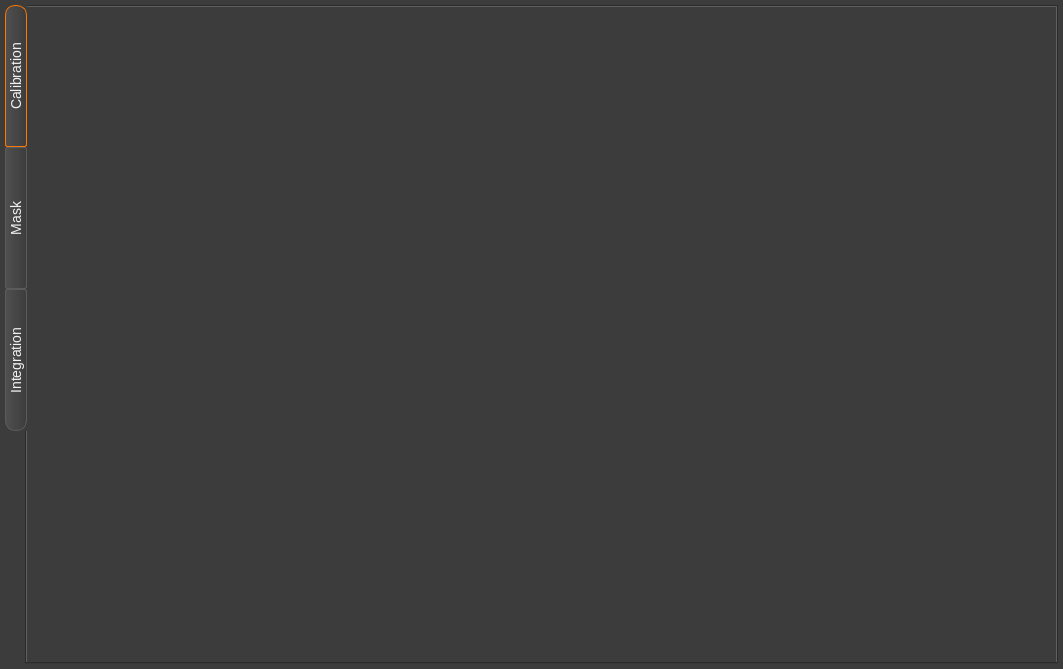
<?xml version="1.0" encoding="UTF-8"?>
<ui version="4.0">
 <class>mainView</class>
 <widget class="QWidget" name="mainView">
  <property name="geometry">
   <rect>
    <x>0</x>
    <y>0</y>
    <width>1063</width>
    <height>669</height>
   </rect>
  </property>
  <property name="windowTitle">
   <string>Form</string>
  </property>
  <property name="styleSheet">
   <string notr="true">#mainView, #calibration_tab, #mask_tab, #integration_tab {  
     background: #3C3C3C;      
	border: 5px solid #3C3C3C;
 }  

QTabWidget::tab-bar{ 
	alignment: center;
}

QWidget{
	color: #F1F1F1;
}


QTabBar::tab:left, QTabBar::tab:right {  
     background: qlineargradient(spread:pad, x1:1, y1:0, x2:0, y2:0, stop:0 #3C3C3C, stop:1 #505050);
     border: 1px solid  #5B5B5B;  
	font: normal 14px;
	color: #F1F1F1;
     border-radius:2px;
	
    padding: 0px;
     width: 20px;  
    min-height:140px;
 }  


QTabBar::tab::top, QTabBar::tab::bottom {  
     background: qlineargradient(spread:pad, x1:0, y1:1, x2:0, y2:0, stop:0 #3C3C3C, stop:1 #505050);
     border: 1px solid  #5B5B5B;  
	border-right: 0px solid white;
	  color: #F1F1F1; 
    font: normal 11px;
     border-radius:2px;
     min-width: 65px;  
    height: 19px;
    padding: 0px;
     margin-top: 1px ;
	margin-right: 1px;
 }  
QTabBar::tab::left:last, QTabBar::tab::right:last{
    border-bottom-left-radius: 10px;
    border-bottom-right-radius: 10px;
}
QTabBar::tab:left:first, QTabBar::tab:right:first{
    border-top-left-radius: 10px;
    border-top-right-radius: 10px;
}

QTabWidget, QTabWidget::tab-bar,  QTabWidget::panel, QWidget{  
     background: #3C3C3C;      
 }  

QTabWidget::tab-bar {
	alignment: center;
}

 QTabBar::tab:hover {  
     border: 1px solid #ADADAD;  
 }  
   
 QTabBar:tab:selected{  

	background: qlineargradient(
        x1: 0, y1: 1, 
        x2: 0, y2: 0,
        stop: 0 #727272, 
        stop: 1 #444444
    );
     border:1px solid  rgb(255, 120,00);/*#ADADAD; */ 
}

QTabBar::tab:bottom:last, QTabBar::tab:top:last{
    border-top-right-radius: 10px;
    border-bottom-right-radius: 10px;
}
QTabBar::tab:bottom:first, QTabBar::tab:top:first{
    border-top-left-radius: 10px;
    border-bottom-left-radius: 10px;
}
 QTabBar::tab:top:!selected {  
    margin-top: 1px;
    padding-top:1px;
 }  
QTabBar::tab:bottom:!selected{
	margin-bottom: 1px;
    padding-bottom:1px;
}

QGraphicsView {
	border-style: none;
}

 QLabel , QCheckBox, QGroupBox, QRadioButton, QListWidget::item, QPushButton, QToolBox::tab, QSpinBox, QDoubleSpinBox , QComboBox{  
     color: #F1F1F1; 
    font-size: 12px;
 }  
 QCheckBox{  
     border-radius: 5px;  
 }  
 QRadioButton, QCheckBox {  
     font-weight: normal;  
	height: 15px;
 }  
 
 QLineEdit  {  
     border-radius: 2px;  
     background: #F1F1F1;  
     color: black;  
	height: 18 px;
 }  

QLineEdit::focus{
	border-style: none;
     border-radius: 2px;  
     background: #F1F1F1;  
     color: black;  
}

QLineEdit:disabled, QSpinBox:disabled, QDoubleSpinBox:disabled{
	color:rgb(148, 148, 148)
}
QSpinBox, QDoubleSpinBox {
	background-color:  #F1F1F1;	
	color: black;
	margin-left: -15px;
	margin-right: -2px;
	height: 30px;
}

QComboBox QAbstractItemView{
	background: #2D2D30;
	color: #F1F1F1;
	selection-background-color: rgba(221, 124, 40, 120);
	border-radius: 5px;

}

QComboBox:!editable {
    margin-left: 1px;
    padding-left: 10px;
    height: 23px;
    background-color: #3C3C3C;
}

QComboBox::item{
    background-color: #3C3C3C;
}

QComboBox::item::selected {
    background-color: #505050;
}
QToolBox::tab:QToolButton{
    background: qlineargradient(spread:pad, x1:0, y1:1, x2:0, y2:0, stop:0 #3C3C3C, stop:1 #505050);
     border: 1px solid  #5B5B5B;  

     border-radius:2px;
     padding-right: 10px;  
    
      color: #F1F1F1; 
    font-size: 12px;
    padding: 3px;
}
QToolBox::tab:QToolButton{
    background: qlineargradient(spread:pad, x1:0, y1:1, x2:0, y2:0, stop:0 #3C3C3C, stop:1 #505050);
     border: 1px solid  #5B5B5B;  

     border-radius:2px;
     padding-right: 10px;  
    
      color: #F1F1F1; 
    font-size: 12px;
    padding: 3px;
}
  
QPushButton{  
	 color: #F1F1F1;
     background: qlineargradient(spread:pad, x1:0, y1:0, x2:0, y2:1, stop:0 #323232, stop:1 #505050);
     border: 1px solid #5B5B5B;
     border-radius: 5px; 
     padding-left: 8px;
height: 18px;
    padding-right: 8px;   
 }  
QPushButton:pressed{
		margin-top: 2px;
		margin-left: 2px;	
}
QPushButton::disabled{
}

QPushButton::hover{  
     border:1px solid #ADADAD; 
 }  
 

QPushButton::checked{
	background: qlineargradient(
        x1: 0, y1: 1, 
        x2: 0, y2: 0,
        stop: 0 #727272, 
        stop: 1 #444444
    );
     border:1px solid  rgb(255, 120,00);
}

QPushButton::focus {
	outline: None;
}
 QGroupBox {  
     border: 1px solid #ADADAD;  
     border-radius: 4px;  
     margin-top: 7px;  
     padding: 0px  
 }  
 QGroupBox::title {  
      subcontrol-origin: margin;  
      left: 20px  
  }

QSplitter::handle:hover {
	background: #3C3C3C;
 }


QGraphicsView{
	border-style: none;
}

 QScrollBar:vertical {
      border: 2px solid #3C3C3C;
      background: qlineargradient(spread:pad, x1:1, y1:0, x2:0, y2:0, stop:0 #323232, stop:1 #505050);
      width: 12px;
      margin: 0px 0px 0px 0px;
  }
  QScrollBar::handle:vertical {
      background: qlineargradient(spread:pad, x1:0, y1:0, x2:1, y2:0, stop:0 #969696, stop:1 #CACACA);
	 border-radius: 3px;
      min-height: 20px;
	padding: 15px;
  }
  QScrollBar::add-line:vertical {
      border: 0px solid grey;
      height: 0px;
  }

  QScrollBar::sub-line:vertical {
      border: 0px solid grey;
      height: 0px;
  }
  QScrollBar::add-page:vertical, QScrollBar::sub-page:vertical {
      background: none;
  }

QSplitterHandle:hover {}

QSplitter::handle:vertical{
	image: url(Views/UiFiles/images/vertical_splitter.png);
	background: qlineargradient(spread:pad, x1:0, y1:1, x2:0, y2:0, stop:0.3 #3C3C3C,  stop:0.5 #505050,
stop: 0.7 #3C3C3C);
	height: 15px;
}

QSplitter::handle:vertical:pressed, QSplitter::handle:vertical:hover{
	image: url(Views/UiFiles/images/vertical_splitter_pressed.png);
	background: qlineargradient(spread:pad, x1:0, y1:1, x2:0, y2:0, stop:0.3 #3C3C3C,  stop:0.5 #5C5C5C,
stop: 0.7 #3C3C3C);
}

QSplitter::handle:horizontal{
	image: url(Views/UiFiles/images/horizontal_splitter.png);
	background: qlineargradient(spread:pad, x1:1, y1:0, x2:0, y2:0, stop:0.3 #3C3C3C,  stop:0.5 #505050,
stop: 0.7 #3C3C3C);
	width: 15px;
}

QSplitter::handle:horizontal:pressed, QSplitter::handle:horizontal:hover{
	image: url(Views/UiFiles/images/horizontal_splitter_pressed.png);
	background: qlineargradient(spread:pad, x1:1, y1:0, x2:0, y2:0, stop:0.3 #3C3C3C,  stop:0.5 #5C5C5C,
stop: 0.7 #3C3C3C);
}

QSplitter::handle:hover {
	background: #3C3C3C;
 }


</string>
  </property>
  <layout class="QGridLayout" name="gridLayout">
   <property name="margin">
    <number>5</number>
   </property>
   <item row="0" column="0">
    <widget class="QTabWidget" name="tabWidget">
     <property name="styleSheet">
      <string notr="true"/>
     </property>
     <property name="tabPosition">
      <enum>QTabWidget::West</enum>
     </property>
     <property name="tabShape">
      <enum>QTabWidget::Rounded</enum>
     </property>
     <property name="currentIndex">
      <number>0</number>
     </property>
     <property name="elideMode">
      <enum>Qt::ElideLeft</enum>
     </property>
     <widget class="QWidget" name="calibration_tab">
      <attribute name="title">
       <string>Calibration</string>
      </attribute>
     </widget>
     <widget class="QWidget" name="mask_tab">
      <attribute name="title">
       <string>Mask</string>
      </attribute>
     </widget>
     <widget class="QWidget" name="integration_tab">
      <attribute name="title">
       <string>Integration</string>
      </attribute>
     </widget>
    </widget>
   </item>
  </layout>
 </widget>
 <resources/>
 <connections/>
</ui>
